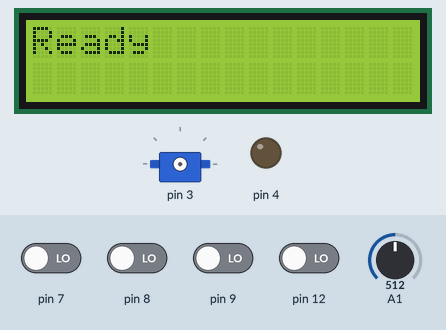
Recording of a sketch running on a simulated Arduino Uno, built with avr-gcc and run on an emulated ATmega328P. On the bench: 16×2 character LCD, servo, output pins drawn as LEDs (lit = HIGH). Inputs (shaded band) come from the test bench; at power-on: pin 7–9, pin 12 LOW, A1 = 512. What the sketch prints to the serial monitor is not drawn.

Above: at 3.2 s.
3.3 s: pin 7 driven HIGH
At 3.9 s:
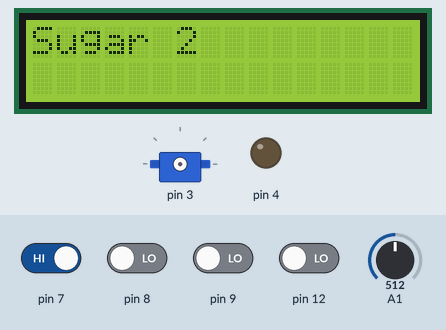
6.0 s: A1 set to 716
At 6.5 s:
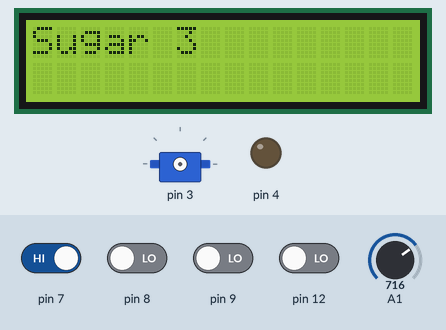
7.5 s: A1 set to 900
At 8.0 s:
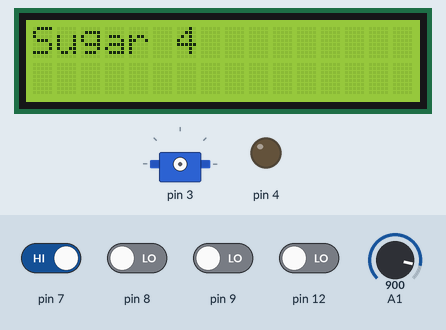
9.1 s: A1 set to 1023
At 9.5 s:
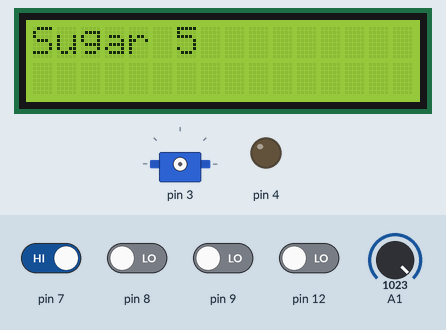
10.6 s: pin 7 driven LOW
12.1 s: pin 9 driven HIGH
At 12.37 s:
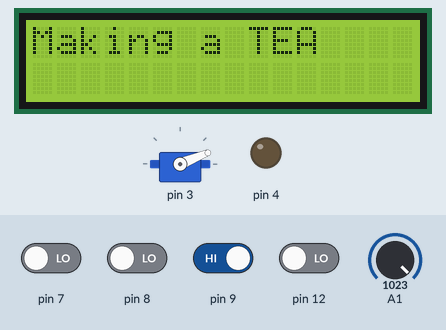
Timing chart, 0 to 17.7 s (numbered marks = the images above; inputs shaded):
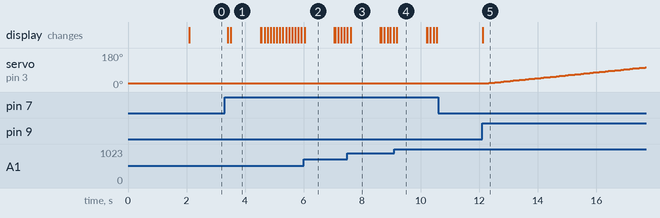

Measured:
- after the input at 3.3 s, the display: first changes after 0.11 s (image 1 shows a later state)
- after the input at 6.0 s, the display: changes at once (image 2)
- after the input at 7.5 s, the display: changes after 0.11 s (image 3)
- after the input at 9.1 s, the display: changes after 0.08 s (image 4)
- after the input at 10.6 s, every drawn part: stays the same
- after the input at 12.1 s, servo on pin 3: moves from 20° to 104° over 5.4 s, starting after 0.22 s; the display: changes at once (image 5)
- what the display in image 1 shows lasts 1.0 s, from 3.5 s to 4.5 s

The sketch:

smart_cm.ino
```cpp
#include "shared_variables.h"
#include "scheduler.h"
#include "task.h"
#include "selection_task.h"
#include "making_task.h"
#include "delivery_task.h"
#include "user_detection_task.h"
#include "check_task.h"
#include "send_info_task.h"
#include "display.h"
#include "display_impl.h"
#include "servo_motor.h"
#include "servo_motor_impl.h"

bool isReady;
bool selected;
bool productDone;
bool delivered;
bool assistanceRequired;
bool isWorking;

char* productList[3];
int quantityList[3];

int selectedIndex;
int nSelfTest;

const int N_MAX = 1;

Display* machineDisplay;
ServoMotor* servoMotor;

Scheduler sched;

void setup() {
  bootMachine();

  sched.init(50);

  Task* t1 = new SelectionTask(7,8,9, A1);
  t1->init(100);
  sched.addTask(t1);

  Task* t2 = new MakingTask();
  t2->init(100);
  sched.addTask(t2);

  Task* t3 = new DeliveryTask(4,2);
  t3->init(100);
  sched.addTask(t3);

  Task* t4 = new UserDetectionTask(12);
  t4->init(500);
  sched.addTask(t4);

  Task* t5 = new CheckTask(A0);
  t5->init(1000);
  sched.addTask(t5);

  Task* t6 = new SendInfoTask();
  t6->init(150);
  sched.addTask(t6);

  Serial.begin(9600);
}

void bootMachine(){
  machineDisplay = new DisplayImpl();
  machineDisplay->displayMessage((char*)"Welcome User!");
  selected = false;
  productDone = false;
  delivered = false;
  isWorking = false;
  assistanceRequired = false;
  selectedIndex = 0;
  nSelfTest = 0;
  productList[0] = (char*)"TEA";
  productList[1] = (char*)"COFFE";
  productList[2] = (char*)"CHOCOLATE";
  quantityList[0] = N_MAX;
  quantityList[1] = N_MAX;
  quantityList[2] = N_MAX;
  servoMotor = new ServoMotorImpl(3);
  delay(2000);
  machineDisplay->displayMessage((char*)"Ready");
  isReady = true;
}

void loop() {
  sched.schedule();
}
```

Timer.cpp
```cpp
#include "Timer.h"
#include "Arduino.h"

volatile bool timerFlag;

ISR(TIMER1_COMPA_vect){
  timerFlag = true;
}

Timer::Timer(){
  timerFlag = false;
}

void Timer::setupFreq(int freq){

  // disabling interrupt
  cli();

  TCCR1A = 0; // set entire TCCR1A register to 0
  TCCR1B = 0; // same for TCCR1B
  TCNT1  = 0; //initialize counter value to 0

  /*
   * set compare match register
   *
   * OCR1A = (16*2^20) / (100*PRESCALER) - 1 (must be < 65536)
   *
   * assuming a prescaler = 1024 => OCR1A = (16*2^10)/freq
   */
  OCR1A = 16*1024/freq;
  // turn on CTC mode
  TCCR1B |= (1 << WGM12);
  // Set CS11 for 8 prescaler
  TCCR1B |= (1 << CS12) | (1 << CS10);
  // enable timer compare interrupt
  TIMSK1 |= (1 << OCIE1A);

  // enabling interrupt
  sei();

}

/* period in ms */
void Timer::setupPeriod(int period){

  // disabling interrupt
  cli();

  TCCR1A = 0; // set entire TCCR1A register to 0
  TCCR1B = 0; // same for TCCR1B
  TCNT1  = 0; //initialize counter value to 0

  /*
   * set compare match register
   *
   * OCR1A = (16*2^20) / (100*PRESCALER) - 1 (must be < 65536)
   *
   * assuming a prescaler = 1024 => OCR1A = (16*2^10)* period/1000 (being in ms)
   */
  OCR1A = 16.384*period;
  // turn on CTC mode
  TCCR1B |= (1 << WGM12);
  // Set CS11 for 8 prescaler
  TCCR1B |= (1 << CS12) | (1 << CS10);
  // enable timer compare interrupt
  TIMSK1 |= (1 << OCIE1A);

  // enabling interrupt
  sei();

}

void Timer::waitForNextTick(){
  /* wait for timer signal */
  while (!timerFlag){}
  timerFlag = false;

}
```

Timer.h
```cpp
#ifndef __TIMER__
#define __TIMER__

class Timer {

public:
  Timer();
  void setupFreq(int freq);
  /* period in ms */
  void setupPeriod(int period);
  void waitForNextTick();

};


#endif
```

button.h
```cpp
#ifndef __BUTTON__
#define __BUTTON__

class Button {

public:
  virtual bool isPressed() = 0;
};

#endif
```

button_impl.cpp
```cpp
#include "button_impl.h"
#include "Arduino.h"

ButtonImpl::ButtonImpl(int pin){
  this->pin = pin;
  pinMode(pin, INPUT);
}

bool ButtonImpl::isPressed(){
  return digitalRead(pin) == HIGH;
}
```

button_impl.h
```cpp
#ifndef __BUTTONIMPL__
#define __BUTTONIMPL__

#include "button.h"

class ButtonImpl: public Button {

public:
  ButtonImpl(int pin);
  bool isPressed();

private:
  int pin;

};

#endif
```

check_task.cpp
```cpp
#include "check_task.h"
#include <Arduino.h>
#include "temp_sensor_impl.h"

CheckTask::CheckTask(int pinTempSensor){
  this->pinTempSensor = pinTempSensor;
}

void CheckTask::init(int period){
  Task::init(period);
  this->tempSensor = new TempSensorImpl(pinTempSensor);
  this->state = WAITING_CHECK;
  this->lastCheckTime = millis();
}

void CheckTask::tick(){
  if(assistanceRequired){
    return;
  }
  switch(state){
    case WAITING_CHECK:
      if(millis() - lastCheckTime >= T_CHECK and !isWorking){
        state = TEMP_CHECK;
      }
      break;
    case TEMP_CHECK:
      machineDisplay->displayMessage((char*)"SELF TEST...");
      nSelfTest++;
      isWorking = true;
      temperature = tempSensor->getTemperature();

      if(temperature < T_MIN or temperature > T_MAX){
        machineDisplay->displayMessage((char*)"Assistance Required");
        assistanceRequired = true;
        lastCheckTime = millis();
        state = WAITING_CHECK;
        isWorking = false;
      }else{
        state = SELF_TEST;
      }
      break;
    case SELF_TEST:
      servoMotor->on();
      servoMotor->setPosition(180);
      delay(500);
      servoMotor->setPosition(0);
      delay(500);
      servoMotor->off();

      state = WAITING_CHECK;
      lastCheckTime = millis();
      isWorking = false;
      break;
  }
}
```

check_task.h
```cpp
#ifndef __CHECKTASK__
#define __CHECKTASK__
#include "shared_variables.h"
#include "Task.h"
#include <Arduino.h>
#include "temp_sensor.h"

class CheckTask: public Task {

 const long T_CHECK = 180000;
 const float T_MIN = 17.0;
 const float T_MAX = 24.0;
 float temperature;
 enum { WAITING_CHECK, TEMP_CHECK, SELF_TEST } state;
 TempSensor* tempSensor;
 int pinTempSensor;
 unsigned long lastCheckTime;


public:

 CheckTask(int pinTempSensor);
 void init(int period);
 void tick();

};
#endif
```

delivery_task.h
```cpp
#ifndef __DELIVERYTASK__
#define __DELIVERYTASK__
#include "shared_variables.h"
#include "Task.h"
#include <Arduino.h>
#include "sonar.h"
#include "servo_motor.h"

class DeliveryTask: public Task {

 const int T_TIMEOUT = 5000;
 unsigned long productDoneTime;
 enum { WAIT_MAKING, DELIVERING, DELIVERED } state;
 Sonar* sonar;
 int pinEcho;
 int pinTrig;
 int pinServo;
 float distance;

public:

 DeliveryTask(int pinTrig, int pinEcho);
 void init(int period);
 void tick();

};
#endif
```

delivery_task_impl.cpp
```cpp
#include "delivery_task.h"
#include <Arduino.h>
#include "sonar_impl.h"

DeliveryTask::DeliveryTask(int pinTrig, int pinEcho){
  this->pinTrig = pinTrig;
  this->pinEcho = pinEcho;
}

void DeliveryTask::init(int period){
  Task::init(period);
  this->sonar = new SonarImpl(pinTrig, pinEcho);
  this->state = WAIT_MAKING;
}

void DeliveryTask::tick(){
  switch(state){
    case WAIT_MAKING:
      if(productDone){
        productDoneTime = millis();
        state = DELIVERING;
        productDone = false;
      }
      break;
    case DELIVERING:
      distance = sonar->getDistance();
      if(distance >= 0.40 or millis()-productDoneTime >= T_TIMEOUT){
        state = DELIVERED;
      }
      delay(50);
      break;
    case DELIVERED:
      servoMotor->on();
      servoMotor->setPosition(0);
      delay(100);
      servoMotor->off();

      if(quantityList[0] == 0 and quantityList[1] == 0 and quantityList[2] == 0){
        assistanceRequired = true;
        machineDisplay->displayMessage((char*)"Assistance Required");
      }

      state = WAIT_MAKING;
      delivered = true;
      isWorking = false;
      break;
  }
}
```

display.h
```cpp
#ifndef __DISPLAY__
#define __DISPLAY__

class Display {

public:
  virtual void displayMessage(char* msg) = 0;
};

#endif
```

display_impl.cpp
```cpp
#include "display_impl.h"
#include "Arduino.h"

DisplayImpl::DisplayImpl(){
  this->lcd.init();
  this->lcd.backlight();
  this->lcd.setCursor(0,0);
}

void DisplayImpl::displayMessage(char* msg){
  this->lcd.clear();
  this->lcd.print(msg);
}
```

display_impl.h
```cpp
#ifndef __DISPLAY_IMPL__
#define __DISPLAY_IMPL__

#include "display.h"
#include <LiquidCrystal_I2C.h>

/* Wiring: SDA => A4, SCL => A5 */

class DisplayImpl: public Display {

public:
  DisplayImpl();

  void displayMessage(char* msg);

private:
  LiquidCrystal_I2C lcd = LiquidCrystal_I2C(0x27,16,2);
};

#endif
```

making_task.cpp
```cpp
#include "making_task.h"
#include <Arduino.h>

MakingTask::MakingTask(){
}

void MakingTask::init(int period){
  Task::init(period);
  this->state = WAIT_SELECTION;
  this->servoPosition = 0;
}

void MakingTask::tick(){
  switch(state){
    case WAIT_SELECTION:
      if(selected){
        selected = false;
        state = MAKING;
      }
      break;
    case MAKING:
      if(servoPosition <= 180){
        servoMotor->on();

        servoMotor->setPosition(servoPosition);
        delay(20);
        servoPosition+=2;
        servoMotor->off();
      }else{
        servoPosition = 0;
        productDone = true;
        state = WAIT_SELECTION;

        char msg[80];

        strcpy(msg, "The ");
        strcat(msg, productList[selectedIndex]);
        strcat(msg, " is ready");
        machineDisplay->displayMessage(msg);
      }

      break;
  }
}
```

making_task.h
```cpp
#ifndef __MAKINGTASK__
#define __MAKINGTASK__
#include "shared_variables.h"
#include "Task.h"
#include <Arduino.h>

class MakingTask: public Task {

 enum { WAIT_SELECTION, MAKING } state;
 int servoPosition;

public:

 MakingTask();
 void init(int period);
 void tick();

};
#endif
```

pir.h
```cpp
#ifndef __PIR__
#define __PIR__

class Pir{
    public:
        virtual bool isDetected() = 0;
        virtual bool isReady() = 0;
};

#endif
```

pir_impl.cpp
```cpp
#include "pir_impl.h"
#include "Arduino.h"

#define PIR_CALIBRATING_TIME 10000

PirImpl::PirImpl(int pin){
    this->pin = pin;
    this->initTime = millis();
    pinMode(pin, INPUT);
}

bool PirImpl::isDetected(){
    return digitalRead(pin) == HIGH;
}

bool PirImpl::isReady(){
    return millis() - initTime >= PIR_CALIBRATING_TIME;
}
```

pir_impl.h
```cpp
#ifndef __PIR_IMPL__
#define __PIR_IMPL__

#include "pir.h"

class PirImpl: public Pir{
    public:
        PirImpl(int pin);
        bool isDetected();
        bool isReady();
    private:
        int pin;
        long initTime;
};

#endif
```

potentiometer.h
```cpp
#ifndef __POT__
#define __POT__

class Pot{

    public:
        virtual int getValue() = 0;

};

#endif
```

potentiometer_impl.cpp
```cpp
#include "potentiometer_impl.h"
#include "Arduino.h"

PotImpl::PotImpl(int pin){

    this->pin = pin;

    pinMode(pin, INPUT);

}

int PotImpl::getValue(){

    return map(analogRead(pin), 0, 1023, 0, 5);

}
```

potentiometer_impl.h
```cpp
#ifndef __POT_IMPL__
#define __POT_IMPL__

#include "potentiometer.h"

class PotImpl: public Pot {

    public:

        PotImpl(int pin);

        int getValue();

    private:
        int pin;

};

#endif
```

scheduler.cpp
```cpp
#include "Scheduler.h"

void Scheduler::init(int basePeriod){
  this->basePeriod = basePeriod;
  timer.setupPeriod(basePeriod);
  nTasks = 0;
}
bool Scheduler::addTask(Task* task){
  if (nTasks < MAX_TASKS-1){
    taskList[nTasks] = task;
    nTasks++;
    return true;
  } else {
    return false;
  }
}

void Scheduler::schedule(){
  timer.waitForNextTick();
  for (int i = 0; i < nTasks; i++){
    if (taskList[i]->updateAndCheckTime(basePeriod)){
       taskList[i]->tick();
    }
  }
}
```

scheduler.h
```cpp
#ifndef __SCHEDULER__
#define __SCHEDULER__

#include "Timer.h"
#include "Task.h"
#define MAX_TASKS 10

class Scheduler {

 int basePeriod;
 int nTasks;
 Task* taskList[MAX_TASKS];
 Timer timer;

public:

 void init(int basePeriod);
 virtual bool addTask(Task* task);
 virtual void schedule();

};
#endif
```

selection_task.cpp
```cpp
#include "selection_task.h"
#include <Arduino.h>
#include "display.h"
#include "display_impl.h"
#include "servo_motor.h"
#include "servo_motor_impl.h"

SelectionTask::SelectionTask(int pinUp, int pinDown, int pinMake, int pinPot){
  this->pin[0] = pinUp;
  this->pin[1] = pinDown;
  this->pin[2] = pinMake;
  this->pin[3] = pinPot;
  this->state = SELECTING;
  this->sugarLevel = 0;
}

void SelectionTask::init(int period){
  Task::init(period);
  buttonUp = new ButtonImpl(pin[0]);
  buttonDown = new ButtonImpl(pin[1]);
  buttonMake = new ButtonImpl(pin[2]);
  potentiometer = new PotImpl(pin[3]);
}

void SelectionTask::tick(){
  if(assistanceRequired){
    return;
  }
  switch(state){
    case SELECTING:
      if(millis() - lastIteration >= T_READY){
        machineDisplay->displayMessage((char*)"Ready");
        lastIteration = millis();
        isReady = true;
      }
      checkSugarLevel();
      checkButtonPressed();
      break;
    case WAIT_DELIVERY:
      if(delivered){
        state = SELECTING;
        delivered = false;
      }
      break;
  }
}

void SelectionTask::checkButtonPressed(){
  if(buttonUp->isPressed()){
    delta = 1;
    nextProduct();
    lastIteration = millis();
    isReady = false;
  }else if(buttonDown->isPressed()){
    delta = -1;
    nextProduct();
    lastIteration = millis();
    isReady = false;
  }else if(buttonMake->isPressed() and !isReady){
    quantityList[selectedIndex]-=1;
    selected = true;
    isWorking = true;
    state = WAIT_DELIVERY;

    char msg[50];

    strcpy(msg, "Making a ");
    strcat(msg, productList[selectedIndex]);
    machineDisplay->displayMessage(msg);
  }
}

void SelectionTask::checkSugarLevel(){
  if(isReady){
    return;
  }
  int potValue = potentiometer->getValue();

  if(potValue != sugarLevel){
    String msg = "Sugar ";
    msg += potValue;
    char buf [50];
    msg.toCharArray(buf,50);
    sugarLevel = potValue;
    machineDisplay->displayMessage(buf);
    delay(1000);
    machineDisplay->displayMessage(productList[selectedIndex]);
    lastIteration = millis();
  }
}

void SelectionTask::nextProduct(){
  int c = 0;
  do{
    if(selectedIndex == 2 and delta == 1){
      selectedIndex = 0;
    }else if(selectedIndex == 0 and delta == -1){
      selectedIndex = 2;
    }else{
      selectedIndex += delta;
    }
    c++;
  }while(quantityList[selectedIndex] == 0 and c < 3);

  machineDisplay->displayMessage(productList[selectedIndex]);
}
```

selection_task.h
```cpp
#ifndef __SELECTIONTASK__
#define __SELECTIONTASK__
#include "shared_variables.h"
#include "Task.h"
#include "button.h"
#include "button_impl.h"
#include "potentiometer.h"
#include "potentiometer_impl.h"
#include <Arduino.h>

class SelectionTask: public Task {

 const int T_READY = 5000;
 unsigned long lastIteration;
 int pin[4];
 int delta;
 int sugarLevel;
 Button* buttonUp;
 Button* buttonDown;
 Button* buttonMake;
 Pot* potentiometer;
 enum { SELECTING, WAIT_DELIVERY } state;

public:

 SelectionTask(int pinUp, int pinDown, int pinMake, int pinPot);
 void init(int period);
 void tick();
 void checkButtonPressed();
 void nextProduct();
 void checkSugarLevel();

};

#endif
```

send_info_task.cpp
```cpp
#include "send_info_task.h"
#include <Arduino.h>

bool msgAvailable;
String recivedMsg;

SendInfoTask::SendInfoTask(){
  this->modalityNames[0] = (char*)"IDLE";
  this->modalityNames[1] = (char*)"WORKING";
  this->modalityNames[2] = (char*)"ASSISTANCE";
  this->state = VERIFY_MODALITY;
  this->indexModality = 0;
  msgAvailable = false;
  recivedMsg = "";
}

void SendInfoTask::init(int period){
  Task::init(period);
}

void SendInfoTask::tick(){
  switch(state){
    case VERIFY_MODALITY:
      verifyMachineModality();
      state = SEND;
      break;

    case SEND:
      sendMsg();
      Serial.flush();
      state = RECEIVE;
      break;

    case RECEIVE:
      if(msgAvailable){
        readMsg();
      }
      state = VERIFY_MODALITY;
      break;
  }

}

void SendInfoTask::verifyMachineModality(){
  if(assistanceRequired){
    indexModality = 2;
  }else if(isWorking){
    indexModality = 1;
  }else{
    indexModality = 0;
  }
}

void SendInfoTask::sendMsg(){
  String msg = modalityNames[indexModality];
  msg += '|';
  msg += (String)nSelfTest;
  msg += '|';
  msg += (String)quantityList[0];
  msg += '|';
  msg += (String)quantityList[1];
  msg += '|';
  msg += (String)quantityList[2];

  Serial.println(msg);
}

void SendInfoTask::readMsg(){
  if(recivedMsg == "REFILL"){
    if(quantityList[0] == 0 and quantityList[1] == 0 and quantityList[2] == 0){
      assistanceRequired = false;
    }
    quantityList[0] = N_MAX;
    quantityList[1] = N_MAX;
    quantityList[2] = N_MAX;
    machineDisplay->displayMessage(productList[selectedIndex]);
  }else if(recivedMsg == "RECOVER"){
    if(quantityList[0] != 0 or quantityList[1] != 0 or quantityList[2] != 0){
      assistanceRequired = false;
    }
  }
  msgAvailable = false;
  recivedMsg = "";
}

void serialEvent(){
  while(Serial.available()){
    char ch = (char) Serial.read();
    if (ch == '\n'){
      msgAvailable = true;
    } else {
      recivedMsg += ch;
    }
  }
}
```

send_info_task.h
```cpp
#ifndef __SENDINFOTASK__
#define __SENDINFOTASK__
#include "shared_variables.h"
#include "Task.h"
#include <Arduino.h>
#include "pir.h"

class SendInfoTask: public Task {

 enum {VERIFY_MODALITY, SEND, RECEIVE} state;
 char* modalityNames [3];
 int indexModality;

public:

 SendInfoTask();
 void init(int period);
 void tick();
 void verifyMachineModality();
 void sendMsg();
 void readMsg();

};

extern SendInfoTask sendInfoTask;
#endif
```

servo_motor.h
```cpp
#ifndef __SERVO_MOTOR__
#define __SERVO_MOTOR__

class ServoMotor {

public:
  virtual void on() = 0;
  virtual void setPosition(int angle) = 0;
  virtual void off() = 0;
};

#endif
```

servo_motor_impl.cpp
```cpp
#include "servo_motor_impl.h"
#include "Arduino.h"

ServoMotorImpl::ServoMotorImpl(int pin){
  this->pin = pin;
}

void ServoMotorImpl::on(){
  motor.attach(pin);
}

void ServoMotorImpl::setPosition(int angle){
  float coeff = (2250.0-750.0)/180;
  motor.write(750 + angle*coeff);
}

void ServoMotorImpl::off(){
  motor.detach();
}
```

servo_motor_impl.h
```cpp
#ifndef __SERVO_MOTOR_IMPL__
#define __SERVO_MOTOR_IMPL__

#include "servo_motor.h"
#include <arduino.h>
#include "ServoTimer2.h"

class ServoMotorImpl: public ServoMotor {

public:
  ServoMotorImpl(int pin);

  void on();
  void setPosition(int angle);
  void off();

private:
  int pin;
  ServoTimer2 motor;
};

#endif
```

shared_variables.h
```cpp
#ifndef __SHARED_VARIABLES__
#define __SHARED_VARIABLES__
#include "display.h"
#include "servo_motor.h"

extern bool isReady;

extern bool selected;

extern bool productDone;

extern bool delivered;

extern bool isWorking;

extern bool assistanceRequired;

extern char* productList[3];

extern int quantityList[3];

extern int selectedIndex;

extern int nSelfTest;

extern const int N_MAX;

extern Display* machineDisplay;

extern ServoMotor* servoMotor;

#endif
```

sonar.h
```cpp
#ifndef __SONAR__
#define __SONAR__

class Sonar {

public:
  virtual float getDistance() = 0;
};

#endif
```

sonar_impl.h
```cpp
#ifndef __SONAR_IMPL__
#define __SONAR_IMPL__

#include "sonar.h"

class SonarImpl: public Sonar {

public:
  SonarImpl(int trigPin, int echoPin);

  float getDistance();

private:
  int trigPin;
  int echoPin;
  const float vs = 331.45 + 0.62*20;
};

#endif
```

Source omitted: sonar_impl.cpp (552 bytes), task.h (415 bytes), temp_sensor.h (121 bytes), temp_sensor_impl.cpp (357 bytes), temp_sensor_impl.h (399 bytes), user_detection_task.cpp (1029 bytes), user_detection_task.h (430 bytes)
